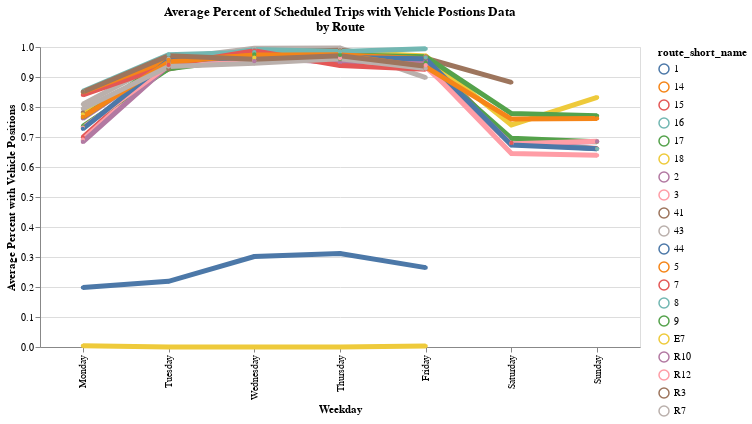

Notebook cell for this chart:
### Code cell
highlight = alt.selection(type='single', on="mouseover", 
                              fields=['route_short_name', "avg"], nearest=True)
selection = alt.selection_multi(
                          fields=['route_short_name'], bind='legend')

line = alt.Chart(route_weekday).mark_line(point={
      "filled": False,
      "fill": "white"
    }).encode(
    x=alt.X('weekday', title=_dla_utils.labeling('weekday'),  sort=cats_day),
    y=alt.Y('avg:Q', title=('Average Percent with Vehicle Positions')),
    color='route_short_name',
  #  strokeDash='route_short_name',
    tooltip = alt.Tooltip(["route_short_name", "weekday","avg"]),
    opacity=alt.condition(selection, alt.value(1), alt.value(0.2)),
                size=alt.condition(~highlight, alt.value(2), alt.value(5))
             ).properties(title={
                 "text": ["Average Percent of Scheduled Trips with Vehicle Postions Data", "by Route"],
             }).add_selection(
                 selection, highlight).properties(width=600)
line
#line_chart = styleguide.preset_chart_config(line)

### Figure 1 — Vega-Lite specification as saved in the notebook (floating-point values rounded to 4 significant figures)
{"config": {"view": {"continuousWidth": 400, "continuousHeight": 300}}, "data": {"name": "data-6a9ffac8efee5a3a5e309319b1a82d3d"}, "mark": {"type": "line", "point": {"filled": false, "fill": "white"}}, "encoding": {"color": {"field": "route_short_name", "type": "nominal"}, "opacity": {"condition": {"value": 1, "selection": "selector012"}, "value": 0.2}, "size": {"condition": {"value": 2, "selection": {"not": "selector011"}}, "value": 5}, "tooltip": [{"field": "route_short_name", "type": "nominal"}, {"field": "weekday", "type": "nominal"}, {"field": "avg", "type": "quantitative"}], "x": {"field": "weekday", "sort": ["Monday", "Tuesday", "Wednesday", "Thursday", "Friday", "Saturday", "Sunday"], "title": "Weekday", "type": "nominal"}, "y": {"field": "avg", "title": "Average Percent with Vehicle Positions", "type": "quantitative"}}, "selection": {"selector012": {"type": "multi", "fields": ["route_short_name"], "bind": "legend"}, "selector011": {"type": "single", "on": "mouseover", "fields": ["route_short_name", "avg"], "nearest": true}}, "title": {"text": ["Average Percent of Scheduled Trips with Vehicle Postions Data", "by Route"]}, "width": 600, "$schema": "https://vega.github.io/schema/vega-lite/v4.17.0.json", "datasets": {"data-6a9ffac8efee5a3a5e309319b1a82d3d": [{"route_short_name": "E7", "weekday": "Monday", "avg": 0.004065}, {"route_short_name": "44", "weekday": "Monday", "avg": 0.1981}, {"route_short_name": "43", "weekday": "Monday", "avg": 0.8092}, {"route_short_name": "7", "weekday": "Monday", "avg": 0.699}, {"route_short_name": "41", "weekday": "Monday", "avg": 0.7825}, {"route_short_name": "8", "weekday": "Monday", "avg": 0.6879}, {"route_short_name": "3", "weekday": "Monday", "avg": 0.6911}, {"route_short_name": "9", "weekday": "Monday", "avg": 0.7352}, {"route_short_name": "2", "weekday": "Monday", "avg": 0.6836}, {"route_short_name": "18", "weekday": "Monday", "avg": 0.7757}, {"route_short_name": "R10", "weekday": "Monday", "avg": 0.7619}, {"route_short_name": "17", "weekday": "Monday", "avg": 0.7663}, {"route_short_name": "16", "weekday": "Monday", "avg": 0.8521}, {"route_short_name": "R12", "weekday": "Monday", "avg": 0.731}, {"route_short_name": "15", "weekday": "Monday", "avg": 0.8403}, {"route_short_name": "5", "weekday": "Monday", "avg": 0.8492}, {"route_short_name": "1", "weekday": "Monday", "avg": 0.7271}, {"route_short_name": "14", "weekday": "Monday", "avg": 0.7668}, {"route_short_name": "R7", "weekday": "Monday", "avg": 0.7944}, {"route_short_name": "R3", "weekday": "Monday", "avg": 0.85}, {"route_short_name": "E7", "weekday": "Tuesday", "avg": 0.0}, {"route_short_name": "2", "weekday": "Tuesday", "avg": 0.9386}, {"route_short_name": "R12", "weekday": "Tuesday", "avg": 0.9385}, {"route_short_name": "R3", "weekday": "Tuesday", "avg": 0.9706}, {"route_short_name": "3", "weekday": "Tuesday", "avg": 0.9485}, {"route_short_name": "9", "weekday": "Tuesday", "avg": 0.9278}, {"route_short_name": "18", "weekday": "Tuesday", "avg": 0.9424}, {"route_short_name": "7", "weekday": "Tuesday", "avg": 0.9523}, {"route_short_name": "41", "weekday": "Tuesday", "avg": 0.9265}, {"route_short_name": "8", "weekday": "Tuesday", "avg": 0.9488}, {"route_short_name": "1", "weekday": "Tuesday", "avg": 0.956}, {"route_short_name": "17", "weekday": "Tuesday", "avg": 0.9573}, {"route_short_name": "R7", "weekday": "Tuesday", "avg": 0.9349}, {"route_short_name": "43", "weekday": "Tuesday", "avg": 0.9602}, {"route_short_name": "R10", "weekday": "Tuesday", "avg": 0.9537}, {"route_short_name": "16", "weekday": "Tuesday", "avg": 0.9744}, {"route_short_name": "5", "weekday": "Tuesday", "avg": 0.9574}, {"route_short_name": "14", "weekday": "Tuesday", "avg": 0.9499}, {"route_short_name": "44", "weekday": "Tuesday", "avg": 0.2188}, {"route_short_name": "15", "weekday": "Tuesday", "avg": 0.9403}, {"route_short_name": "5", "weekday": "Wednesday", "avg": 0.971}, {"route_short_name": "R3", "weekday": "Wednesday", "avg": 0.959}, {"route_short_name": "3", "weekday": "Wednesday", "avg": 0.9648}, {"route_short_name": "43", "weekday": "Wednesday", "avg": 0.9955}, {"route_short_name": "7", "weekday": "Wednesday", "avg": 0.9622}, {"route_short_name": "41", "weekday": "Wednesday", "avg": 0.9823}, {"route_short_name": "8", "weekday": "Wednesday", "avg": 0.9913}, {"route_short_name": "R7", "weekday": "Wednesday", "avg": 0.9455}, {"route_short_name": "1", "weekday": "Wednesday", "avg": 0.9658}, {"route_short_name": "15", "weekday": "Wednesday", "avg": 0.9877}, {"route_short_name": "14", "weekday": "Wednesday", "avg": 0.973}, {"route_short_name": "R10", "weekday": "Wednesday", "avg": 0.9643}, {"route_short_name": "16", "weekday": "Wednesday", "avg": 0.9826}, {"route_short_name": "R12", "weekday": "Wednesday", "avg": 0.9554}, {"route_short_name": "17", "weekday": "Wednesday", "avg": 0.9751}, {"route_short_name": "E7", "weekday": "Wednesday", "avg": 0.0}, {"route_short_name": "44", "weekday": "Wednesday", "avg": 0.3017}, {"route_short_name": "9", "weekday": "Wednesday", "avg": 0.9642}, {"route_short_name": "18", "weekday": "Wednesday", "avg": 0.9644}, {"route_short_name": "2", "weekday": "Wednesday", "avg": 0.9525}, {"route_short_name": "R3", "weekday": "Thursday", "avg": 0.9706}, {"route_short_name": "7", "weekday": "Thursday", "avg": 0.9662}, {"route_short_name": "8", "weekday": "Thursday", "avg": 0.9848}, {"route_short_name": "R7", "weekday": "Thursday", "avg": 0.9609}, {"route_short_name": "R10", "weekday": "Thursday", "avg": 0.9484}, {"route_short_name": "9", "weekday": "Thursday", "avg": 0.96}, {"route_short_name": "5", "weekday": "Thursday", "avg": 0.9731}, {"route_short_name": "E7", "weekday": "Thursday", "avg": 0.0}, {"route_short_name": "R12", "weekday": "Thursday", "avg": 0.9662}, {"route_short_name": "43", "weekday": "Thursday", "avg": 0.997}, {"route_short_name": "44", "weekday": "Thursday", "avg": 0.3119}, {"route_short_name": "1", "weekday": "Thursday", "avg": 0.9651}, {"route_short_name": "41", "weekday": "Thursday", "avg": 0.9892}, {"route_short_name": "14", "weekday": "Thursday", "avg": 0.9736}, {"route_short_name": "2", "weekday": "Thursday", "avg": 0.9679}, {"route_short_name": "15", "weekday": "Thursday", "avg": 0.9383}, {"route_short_name": "3", "weekday": "Thursday", "avg": 0.9622}, {"route_short_name": "18", "weekday": "Thursday", "avg": 0.9844}, {"route_short_name": "17", "weekday": "Thursday", "avg": 0.9734}, {"route_short_name": "16", "weekday": "Thursday", "avg": 0.9852}, {"route_short_name": "E7", "weekday": "Friday", "avg": 0.003049}, {"route_short_name": "5", "weekday": "Friday", "avg": 0.9606}, {"route_short_name": "18", "weekday": "Friday", "avg": 0.9702}, {"route_short_name": "R10", "weekday": "Friday", "avg": 0.9562}, {"route_short_name": "16", "weekday": "Friday", "avg": 0.9939}, {"route_short_name": "R12", "weekday": "Friday", "avg": 0.9329}, {"route_short_name": "15", "weekday": "Friday", "avg": 0.9259}, {"route_short_name": "R3", "weekday": "Friday", "avg": 0.9356}, {"route_short_name": "14", "weekday": "Friday", "avg": 0.9338}, {"route_short_name": "R7", "weekday": "Friday", "avg": 0.9282}, {"route_short_name": "17", "weekday": "Friday", "avg": 0.9678}, {"route_short_name": "2", "weekday": "Friday", "avg": 0.9543}, {"route_short_name": "1", "weekday": "Friday", "avg": 0.9606}, {"route_short_name": "44", "weekday": "Friday", "avg": 0.2645}, {"route_short_name": "41", "weekday": "Friday", "avg": 0.9624}, {"route_short_name": "7", "weekday": "Friday", "avg": 0.9681}, {"route_short_name": "9", "weekday": "Friday", "avg": 0.9474}, {"route_short_name": "3", "weekday": "Friday", "avg": 0.9395}, {"route_short_name": "8", "weekday": "Friday", "avg": 0.9654}, {"route_short_name": "43", "weekday": "Friday", "avg": 0.8979}, {"route_short_name": "41", "weekday": "Saturday", "avg": 0.8824}, {"route_short_name": "2", "weekday": "Saturday", "avg": 0.6751}, {"route_short_name": "8", "weekday": "Saturday", "avg": 0.6795}, {"route_short_name": "R12", "weekday": "Saturday", "avg": 0.6772}, {"route_short_name": "17", "weekday": "Saturday", "avg": 0.778}, {"route_short_name": "3", "weekday": "Saturday", "avg": 0.6452}, {"route_short_name": "18", "weekday": "Saturday", "avg": 0.7405}, {"route_short_name": "1", "weekday": "Saturday", "avg": 0.673}, {"route_short_name": "9", "weekday": "Saturday", "avg": 0.6955}, {"route_short_name": "14", "weekday": "Saturday", "avg": 0.7596}, {"route_short_name": "7", "weekday": "Saturday", "avg": 0.6804}, {"route_short_name": "1", "weekday": "Sunday", "avg": 0.6605}, {"route_short_name": "9", "weekday": "Sunday", "avg": 0.6846}, {"route_short_name": "7", "weekday": "Sunday", "avg": 0.6615}, {"route_short_name": "R12", "weekday": "Sunday", "avg": 0.6858}, {"route_short_name": "3", "weekday": "Sunday", "avg": 0.6388}, {"route_short_name": "8", "weekday": "Sunday", "avg": 0.6608}, {"route_short_name": "17", "weekday": "Sunday", "avg": 0.7706}, {"route_short_name": "2", "weekday": "Sunday", "avg": 0.6854}, {"route_short_name": "14", "weekday": "Sunday", "avg": 0.762}, {"route_short_name": "18", "weekday": "Sunday", "avg": 0.8319}]}}
